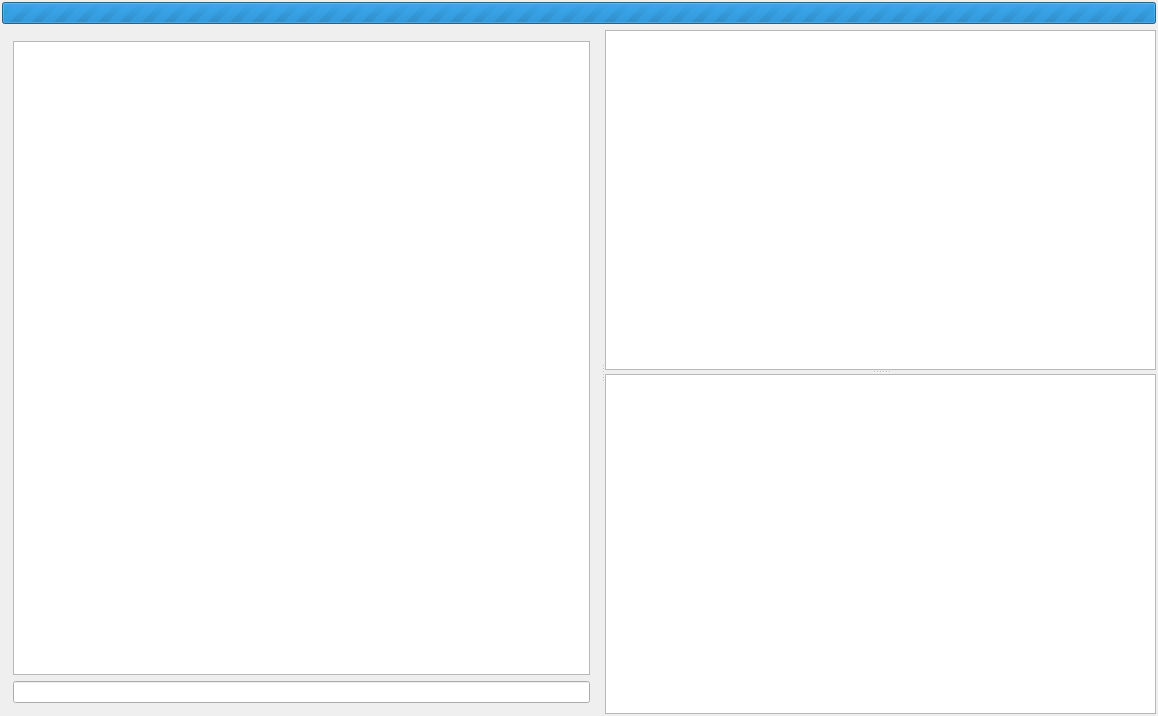
<?xml version="1.0" encoding="UTF-8"?>
<ui version="4.0">
 <class>RegWidget</class>
 <widget class="QWidget" name="RegWidget">
  <property name="geometry">
   <rect>
    <x>0</x>
    <y>0</y>
    <width>1158</width>
    <height>716</height>
   </rect>
  </property>
  <property name="windowTitle">
   <string>RegistryViewWidget</string>
  </property>
  <layout class="QVBoxLayout" name="verticalLayout_2">
   <property name="leftMargin">
    <number>2</number>
   </property>
   <property name="topMargin">
    <number>2</number>
   </property>
   <property name="rightMargin">
    <number>2</number>
   </property>
   <property name="bottomMargin">
    <number>2</number>
   </property>
   <item>
    <widget class="QProgressBar" name="loadingProgressBar">
     <property name="maximum">
      <number>0</number>
     </property>
     <property name="value">
      <number>0</number>
     </property>
     <property name="textVisible">
      <bool>false</bool>
     </property>
    </widget>
   </item>
   <item>
    <widget class="QSplitter" name="splitter_2">
     <property name="orientation">
      <enum>Qt::Horizontal</enum>
     </property>
     <widget class="QWidget" name="verticalLayoutWidget">
      <layout class="QVBoxLayout" name="verticalLayout">
       <item>
        <widget class="QTreeView" name="keysTreeView">
         <property name="alternatingRowColors">
          <bool>true</bool>
         </property>
         <property name="headerHidden">
          <bool>true</bool>
         </property>
        </widget>
       </item>
       <item>
        <widget class="QLineEdit" name="keyLineEdit">
         <property name="readOnly">
          <bool>true</bool>
         </property>
        </widget>
       </item>
      </layout>
     </widget>
     <widget class="QSplitter" name="splitter">
      <property name="orientation">
       <enum>Qt::Vertical</enum>
      </property>
      <widget class="QTreeView" name="valueTreeView">
       <property name="rootIsDecorated">
        <bool>false</bool>
       </property>
       <property name="itemsExpandable">
        <bool>false</bool>
       </property>
       <property name="wordWrap">
        <bool>true</bool>
       </property>
      </widget>
      <widget class="QTextBrowser" name="valueTextBrowser"/>
     </widget>
    </widget>
   </item>
  </layout>
 </widget>
 <layoutdefault spacing="6" margin="11"/>
 <resources/>
 <connections/>
</ui>
